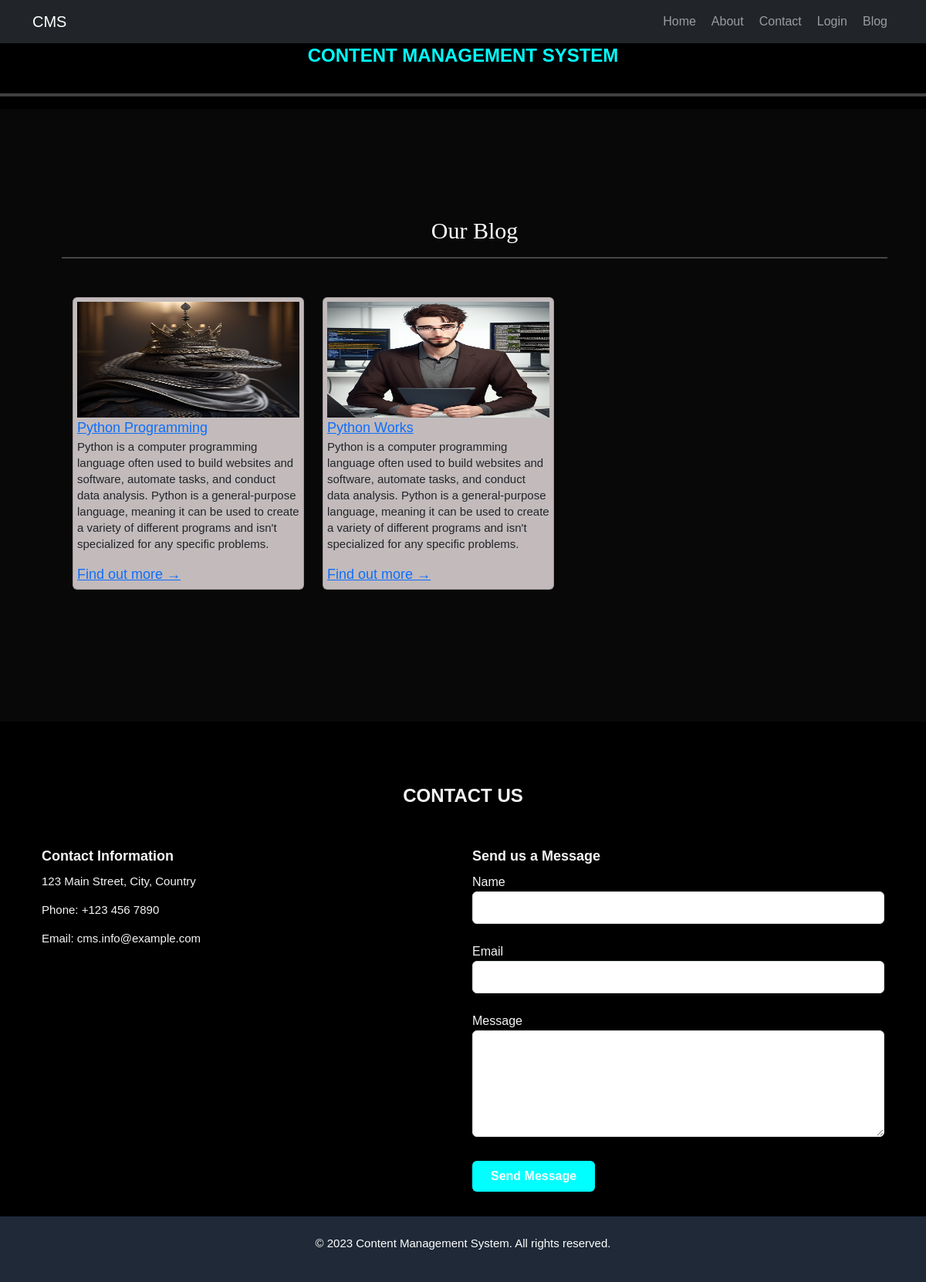
Screenshot of /blog/ with the database file from the repository.
### basic_app/models.py (models this page shows)
class Blog(models.Model):
    Title=models.CharField(max_length=50,blank=False)
    category=models.CharField(max_length=20)
    image=models.ImageField()
    description=models.TextField(max_length=200)

### basic_app/views.py (the view)
# urls.py: path('blog/',views.view_blog,name="view_blog"),
def view_blog(request):
    blogs=Blog.objects.all()
    d={
        'blogs':blogs
    }
    resp=render(request,"basic_app/blog_index.html",context=d)
    return resp

### basic_app/templates/basic_app/blog_index.html (shortened to what this page needs)
{% load static %}
<!DOCTYPE html>
<html lang="en">
<head>
  <link href="https://cdn.jsdelivr.net/npm/tailwindcss@2.2.19/dist/tailwind.min.css" rel="stylesheet">
  <link href="https://cdn.jsdelivr.net/npm/tailwindcss@2.2.19/dist/tailwind.min.css" rel="stylesheet">
<link rel="stylesheet" href="{% static 'css/style.css' %}">
  <link href="https://cdn.jsdelivr.net/npm/bootstrap@5.3.0/dist/css/bootstrap.min.css" rel="stylesheet">
</head>
<body>
  <nav class="navbar navbar-expand-lg navbar-dark bg-dark">
    <div class="container">
      <a class="navbar-brand" href="#">CMS</a>
      <div class="collapse navbar-collapse" id="navbarNav">
        <ul class="navbar-nav ms-auto">
          <li class="nav-item">
            <a class="nav-link" href="{% url 'basic_app:view_index' %}">Home</a>
          </li>
          <li class="nav-item">
            <a class="nav-link" href="{% url 'basic_app:view_aboutus' %}">About</a>
          </li>
          <li class="nav-item">
            <a class="nav-link" href="#contact">Contact</a>
          </li>
          <li class="nav-item">
            <a class="nav-link" href="{% url 'basic_app:view_adminlogin' %}">Login</a>
          </li>
          <li class="nav-item">
            <a class="nav-link" href="{% url 'basic_app:view_blog' %}">Blog</a>
          </li>
        </ul>
      </div>
    </div>
  </nav>
  <h2 class="text-2xl font-bold mb-8" style="color:aqua ;text-align: center;">Content Management System</h2>
  <hr style="width:100%;background-color:white;height: 5px;">
  <div id="main" class="main" style="background-color: rgb(8, 8, 8);">
        <h3 style="text-align: center;font-size: 30px;font-family: 'Times New Roman', Times, serif;">Our Blog</h3>
        <hr style="background-color: azure;height: 2px;">
        <br>
        <div class="row row-cols-1 row-cols-md-2 g-4"  >
            <div class="col"  style="float: left;height: 500px;width:100%;
            " >
              {% for b in blogs %}
              <div class="card" style="max-height:auto;width:300px;float:left;margin: 10px 10px 10px 14px;
              padding:5px 5px 5px 5px;background-color:rgb(194, 186, 187);">
                    <div class="image" style="max-height:150px;width:100%">
                        <img src="{{b.image.url}}" alt="one.jpg" style="height:150px;width:100%"/>
                    </div>
                     <div class="content">
                       <a href="#">
                         <span class="title">
                           {{b.Title}}
                         </span>
                       </a>
                       <p class="desc">
            {{b.description}}
                       </p>
                       <a href="#" class="action">
                         Find out more
                         <span aria-hidden="true">
                           →
                         </span>
                       </a>
                     </div>
                    </div>
                    {% endfor %}
                  </div>
  </div>
</div>
  <br>
  <section class="container mx-auto px-4 py-8" style="color:whitesmoke">
    <h2 class="text-2xl font-bold mb-4" style="text-align: center;font-family: Arial, Helvetica, sans-serif;">Contact Us</h2><br>
    <div class="grid grid-cols-1 md:grid-cols-2 gap-4">
      <div>
        <h3 class="text-lg font-semibold">Contact Information</h3>
        <p>123 Main Street, City, Country</p>
        <p>Phone: +123 456 7890</p>
        <p>Email: cms.info@example.com</p>
      </div>
      <div>
        <h3 class="text-lg font-semibold">Send us a Message</h3>
        <form>
          <div class="mb-4">
            <label for="name" class="block">Name</label>
            <input type="text" id="name" name="name" class="w-full border border-gray-300 rounded px-3 py-2 focus:outline-none" required>
          </div>
          <div class="mb-4">
            <label for="email" class="block">Email</label>
            <input type="email" id="email" name="email" class="w-full border border-gray-300 rounded px-3 py-2 focus:outline-none" required>
          </div>
          <div class="mb-4">
            <label for="message" class="block">Message</label>
            <textarea id="message" name="message" class="w-full border border-gray-300 rounded px-3 py-2 focus:outline-none" rows="5" required></textarea>
          </div>
          <div>
            <button type="submit" class="bg-white-500 hover:bg-white-600 text-white
             font-semibold py-2 px-4 rounded focus:outline-none"
              style="background-color:aqua;color:white">Send Message</button>
          </div>
        </form>
      </div>
    </div>
  </section>
  <footer class="bg-gray-800 py-4">
    <div class="container mx-auto px-4">
      <p class="text-center text-white">© 2023 Content Management System. All rights reserved.</p>
    </div>
  </footer>
</body>
</html>

### static/css/style.css (style rules this page uses)
* { margin: 0; padding: 0; }
body { overflow-x:hidden ; font-family:'Open Sans',sans-serif; text-rendering: optimizeLegibility !important; -webkit-font-smoothing:antialised !important; }
li { list-style: none; display: inline-block; }
a { text-decoration: none; transition: all 500ms ease-in-out; font-size: 18px; }
h1,h2,h4 { font-family: 'PT Sans Narrow',Arial,sans-serif; text-transform: uppercase; font-weight: 700; }
p { font-size: 15px; line-height: 21px; }
.main { padding: 140px 50px 60px 80px; min-height: 600px; margin-top: 10px; color: #fff; background: rgb(185, 9, 9); height: auto; }
.footer p,a { color: white; }

### basic_app/templates/basic_app/blog_index.html (style rules this page uses)
body { font-family: Arial, sans-serif; background-color: black; }

### rows the page displays
Blog: image (picture), Title "Python Programming", description "Python is a computer programming language often used to build websites and software, automate tasks, and conduct data analysis. Python is a general-purpose language, meaning it can be used to create a variety of different programs and isn't specialized for any specific problems."
Blog: image (picture), Title "Python Works", description "Python is a computer programming language often used to build websites and software, automate tasks, and conduct data analysis. Python is a general-purpose language, meaning it can be used to create a variety of different programs and isn't specialized for any specific problems."
